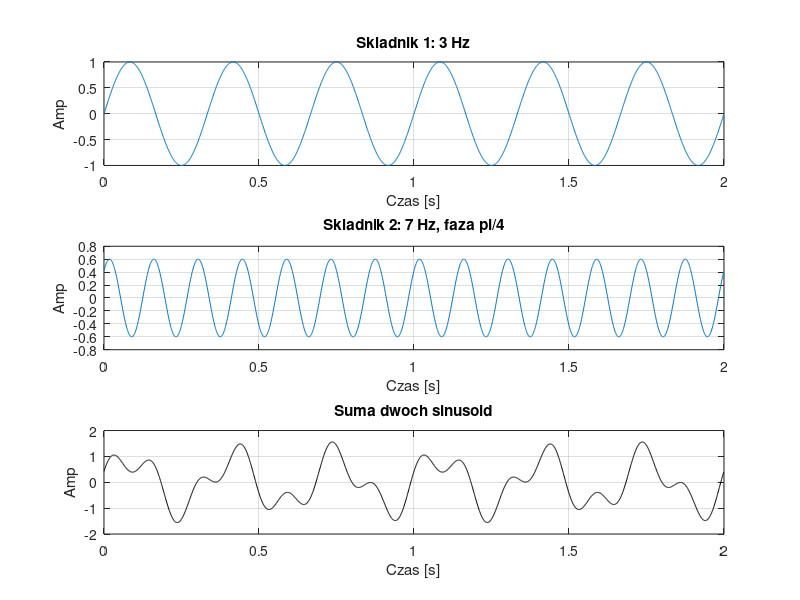

The MATLAB script that drew this image:
% Lab 1 - Przyklad 3: Suma dwoch sinusoid
fs = 1000;                 % czestotliwosc probkowania [Hz]
T  = 2;                    % czas obserwacji [s]
t  = 0 : 1/fs : T-1/fs;

A1 = 1.0;  f1 = 3;  phi1 = 0;
A2 = 0.6;  f2 = 7;  phi2 = pi/4;

x1 = A1 * sin(2*pi*f1*t + phi1);
x2 = A2 * sin(2*pi*f2*t + phi2);
x  = x1 + x2;

figure;
subplot(3,1,1);
plot(t, x1);
title('Skladnik 1: 3 Hz'); xlabel('Czas [s]'); ylabel('Amp'); grid on;

subplot(3,1,2);
plot(t, x2);
title('Skladnik 2: 7 Hz, faza pi/4'); xlabel('Czas [s]'); ylabel('Amp'); grid on;

subplot(3,1,3);
plot(t, x, 'k');
title('Suma dwoch sinusoid'); xlabel('Czas [s]'); ylabel('Amp'); grid on;
